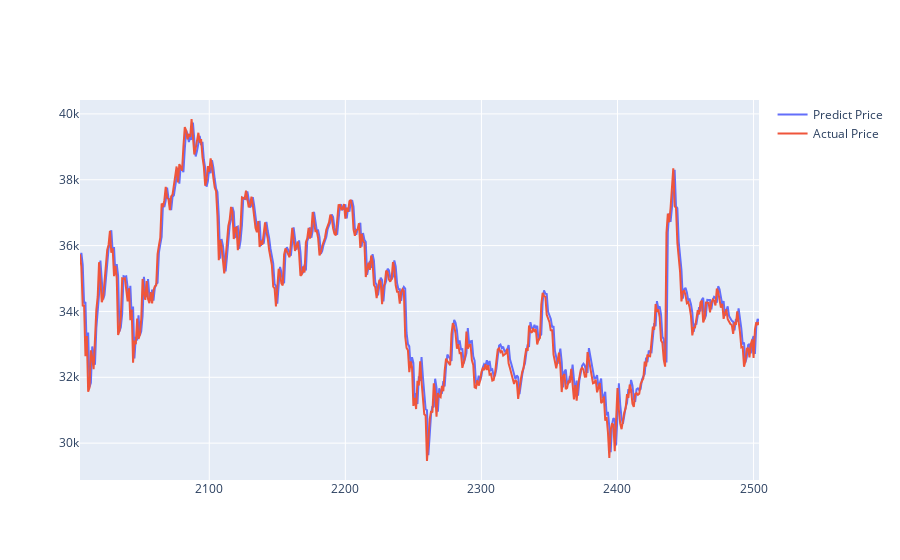

Source (notebook cell):
### Code cell
actual_chart = go.Scatter(x=predictDates, y=testY_reshape, name= 'Actual Price')
predict_chart = go.Scatter(x=predictDates, y=yhat_reshape, name= 'Predict Price')
py.iplot([predict_chart, actual_chart])

### Figure 1 — Plotly figure (JSON) as saved in the notebook; plotly's stock layout.template omitted (floating-point values rounded to 4 significant figures; data arrays with more than 128 entries replaced by an {"elided": "..."} marker saying what was removed)
{"data": [{"name": "Predict Price", "type": "scatter", "x": {"elided": "500 int values"}, "y": {"elided": "500 float values"}}, {"name": "Actual Price", "type": "scatter", "x": {"elided": "500 int values"}, "y": {"elided": "500 float values"}}], "layout": {}}
